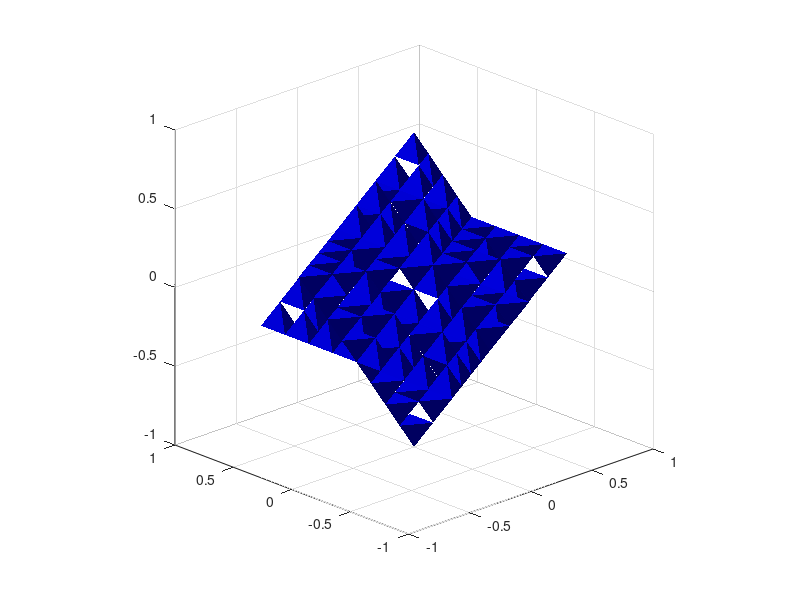

This chart was generated by the following MATLAB code:
function [V, T] = Sierpinski_octostar(nb_it, option_display)
%% Sierpinski_octostar : function compute, display, and save
% a Sierpinski octostar at any iteration number / depth level.
%
% Author & support : nicolas.douillet (at) free.fr, 2020.
%
%
% Syntax
%
% Sierpinski_octostar;
% Sierpinski_octostar(nb_it);
% Sierpinski_octostar(nb_it, option_display);
% [V,T] = Sierpinski_octostar(nb_it, option_display);
%
%
% Description
%
% Sierpinski_octostar computes and displays the 3-level / iteration
% Sierpinski octostar included in the unit sphere.
%
% Sierpinski_octostar(nb_it) computes nb_it depth levels / iterations.
%
% Sierpinski_octostar(nb_it, option_display) displays it when
% option_display is set to logical *true/1 (default), and doesn't
% when it is set to  logical false/0.
%
% [V,T] = Sierpinski_octostar(nb_it, option_display) stores the resulting
% vertex coordinates in the array V, and the triangulation in the array T.
%
%
% Input arguments
%
% - nb_it : positive integer scalar double, the number of iterations / depth level.
% - option_display : either logical, *true/false or numeric *1/0.
%
%
% Output arguments
%
%       [ |  |  |]
% - V = [Vx Vy Vz], real matrix double, the vertex coordinates. Size(V) = [nb_vertices,3].
%       [ |  |  |]
%
%       [ |  |  |]
% - T = [T1 T2 T3], positive integer matrix double, the triangulation. Size(T) = [nb_triangles,3].
%       [ |  |  |]
%
%
% Example #1 : computes and displays the simple Sierpinski octostar at iteration 3
%
% Sierpinski_octostar(3);
%
%
% Example #2 : computes and displays the Sierpinski octostar at iteration 5
% Stores vertices and triangles.
%
% [V,T] = Sierpinski_octostar(5,true);


%% Input parsing
assert(nargin < 3,'Too many input arguments.');

if ~nargin    
    nb_it = 3;
    option_display = true;    
elseif nargin > 0    
    assert(isnumeric(nb_it) && nb_it == floor(nb_it) && nb_it >= 0,'nb_it parameter value must be numeric positive or null integer.');    
    if nargin > 1        
        assert(islogical(option_display) || isnumeric(option_display),'option_display parameter type must be either logical or numeric.');        
    else        
        option_display = true;        
    end    
end

warning('on');
if option_display && nb_it > 6    
    warning('%s triangles to display ! Make sure your graphic card has enough memory.',num2str(24*12^nb_it))    
end
warning('off');


%% Body
% Summits of original octostar (living in the unit sphere R(O,1))
V1 = [0 0 1];
V2 = [2*sqrt(2)/3 0 -1/3];
V3 = [-sqrt(2)/3 sqrt(6)/3 -1/3];
V4 = [-sqrt(2)/3 -sqrt(6)/3 -1/3];

Summit_array = [V1; V2; V3; V4];

[Vertex_array,Triangle_array,Middle_edge_array] = tetrahedron_iterate(V1,V2,V3,V4);

p = 0;

% nb_it iterations
while p ~= nb_it
        
    New_vertex_array      = repmat(Vertex_array,      [1 1 4]);
    New_summit_array      = repmat(Summit_array,      [1 1 4]);
    New_triangle_array    = repmat(Triangle_array,    [1 1 4]);
    New_middle_edge_array = repmat(Middle_edge_array, [1 1 4]);
    
    for j = 1:size(Vertex_array,3) % loop on current nb tetra               
        
        for i = 1:4
            
            V = Summit_array(i,:,j); % current summit
            
            D = sqrt(sum((Middle_edge_array(:,:,j) - repmat(V,[6 1])).^2,2)); % distance matrix
            [~,idx] = sort(D,1);
            
            New_summit_array(:,:,4*(j-1)+i) = [V; Middle_edge_array(idx(1),:,j); Middle_edge_array(idx(2),:,j); Middle_edge_array(idx(3),:,j)];
            
            % sort New_summit_array regarding to zmax, xmax, ymax, ymin
            i_zmax = find(New_summit_array(:,3,4*(j-1)+i) == max(New_summit_array(:,3,4*(j-1)+i)),1);
            i_xmax = find(New_summit_array(:,1,4*(j-1)+i) == max(New_summit_array(:,1,4*(j-1)+i)),1);
            i_ymax = find(New_summit_array(:,2,4*(j-1)+i) == max(New_summit_array(:,2,4*(j-1)+i)),1);
            i_ymin = find(New_summit_array(:,2,4*(j-1)+i) == min(New_summit_array(:,2,4*(j-1)+i)),1);
            
            New_summit_array(:,:,4*(j-1)+i) = [New_summit_array(i_zmax,:,4*(j-1)+i);...
                                               New_summit_array(i_xmax,:,4*(j-1)+i);...
                                               New_summit_array(i_ymax,:,4*(j-1)+i);...
                                               New_summit_array(i_ymin,:,4*(j-1)+i)];
                     
        
        % Create new tetra : vertices, triangles, middle edge
        [New_vertex_array(:,:,4*(j-1)+i),New_triangle_array(:,:,4*(j-1)+i),New_middle_edge_array(:,:,4*(j-1)+i)] = ...
            tetrahedron_iterate(New_summit_array(1,:,4*(j-1)+i),...
                                New_summit_array(2,:,4*(j-1)+i),...
                                New_summit_array(3,:,4*(j-1)+i),...
                                New_summit_array(4,:,4*(j-1)+i));                                                                          
        end
        
    end
    
    Vertex_array      = New_vertex_array;
    Summit_array      = New_summit_array;
    Triangle_array    = New_triangle_array;
    Middle_edge_array = New_middle_edge_array;
    
    p = p+1;
    
end

V = Vertex_array(:,:,1);
T = Triangle_array(:,:,1);

for k = 1: size(Vertex_array,3)
    
    T = cat(1,T,Triangle_array(:,:,k)+size(V,1));
    V = cat(1,V,Vertex_array(:,:,k));
    
end

% Inverted tetrahedron
V2 = -V;
T2 = T + size(V,1);
 
V = cat(1,V,V2);
T = cat(1,T,T2);

% Remove duplicated vertices
[V,T] = remove_duplicated_vertices(V,T);

% Remove duplicated triangles
T = unique(sort(T,2),'rows','stable');

%% Display
if option_display
    
    figure;    
    trisurf(T,V(:,1),V(:,2),V(:,3),'EdgeColor',[0 0 1]), shading interp, hold on;
    colormap([0 0 1]);
    camlight('left');
    axis equal, axis tight;
    view(-43.7058,21.3485);
    
end

end % Sierpinski_octostar


%% tetrahedron_iterate subfunction
function [V, T, C] = tetrahedron_iterate(V1, V2, V3, V4)

V123 = [V1; V2; V3];
V134 = [V1; V3; V4];
V142 = [V1; V4; V2];
V234 = [V2; V3; V4];

C = 0.5 * [V1+V2; V1+V3; V1+V4; V2+V3; V2+V4; V3+V4];
V = [V123; V134; V142; V234];

% Triangulation
T = [1 2 3];

T = [T;
     T +   repmat(size(V123,1),[size(T,1) size(T,2)]);...
     T + 2*repmat(size(V123,1),[size(T,1) size(T,2)]);...
     T + 3*repmat(size(V123,1),[size(T,1) size(T,2)])];

end % tetrahedron_iterate


%% remove_duplicated_vertices subfunction
function [V_out, T_out] = remove_duplicated_vertices(V_in, T_in)

tol = 1e4*eps;
[V_out,~,n] = uniquetol(V_in,tol,'ByRows',true);
T_out = n(T_in);

end % remove_duplicated_vertices